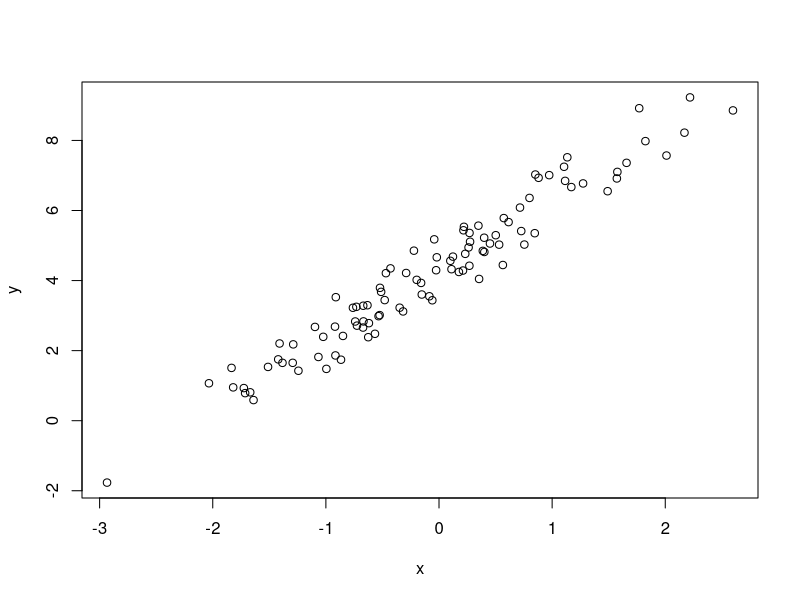
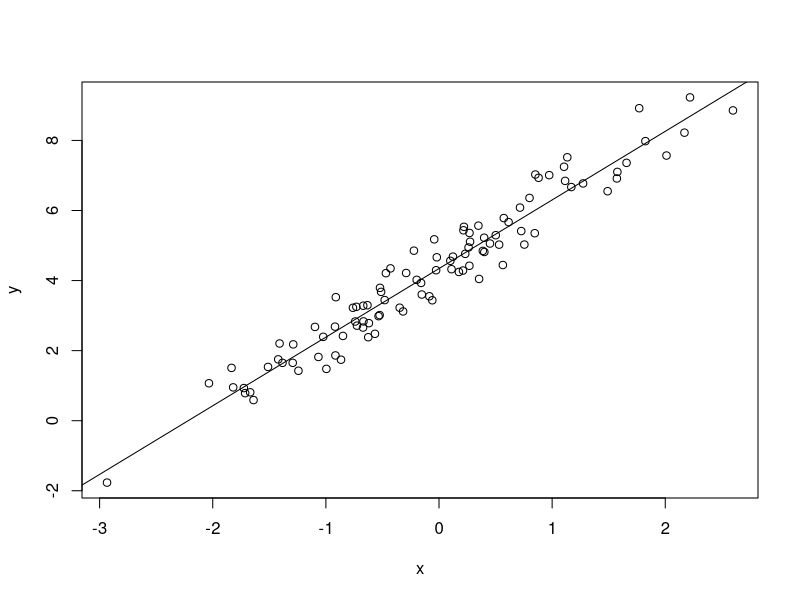

These figures' R source, in order:
## ---- chunk 1
set.seed(30) # for reproduceability
x <- rnorm(100) # take 100 randomn samples from a normal distribution mean 0 sd 1 
e <- rnorm(100,0,0.5) # and simulate some noise 
y <- 4.5 + 2*x + e # Creates data set intercept 4.5, gradient 2.0 add noise
## ---- chunk 2
plot(x,y)
## ---- chunk 3
z <- lm(y ~ x) 
plot(x,y) # replot the variables
abline(z$coefficients) # add a line to plot to show the model's trendline
## ---- chunk 4
str(z) # shows us what R has in the model
